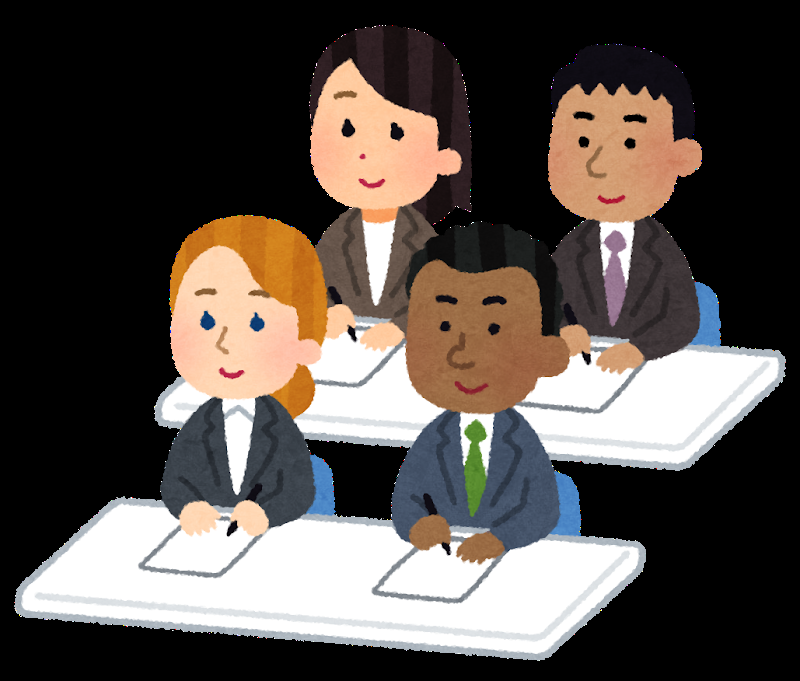
%> input picture image/illust.png, 800 x 681 px
$ octave kadai2.m   (GNU Octave 9; MATLAB toolbox functions it lacks are replaced by stand-ins)
%> lines starting %> are read from the running program, lines starting %| are printed output that depends on the picture; in (x1, y1, x2, y2) boxes, pixels count from 0 and x2, y2 are one past the last pixel; in counts of white or black regions, pixels touching at a corner belong together; the program's own positions count from 1
% 課題２　階調数と疑似輪郭
% ２階調，４階調，８階調の画像を生成せよ．
% 下記はサンプルプログラムである．
% 課題作成にあたっては「Lenna」以外の画像を用いよ．

clear; % 変数のオールクリア

ORG=imread('illust.png'); % 原画像の入力
%> ORG is the input picture: size 681x800x3 uint8; mean R, G, B 86.9, 79, 73.9
ORG = rgb2gray(ORG); colormap(gray); colorbar;
%> after `ORG = rgb2gray(ORG)`:
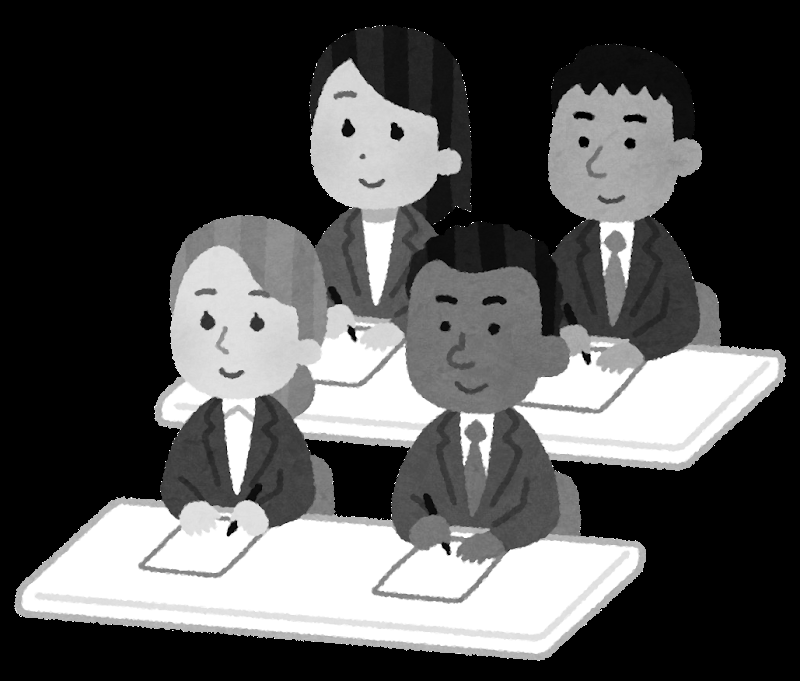
%> ORG: size 681x800 uint8; min 0, max 255, mean 80.8
imagesc(ORG); axis image; % 画像の表示
pause; % 一時停止

% ２階調画像の生成
IMG = ORG>128;
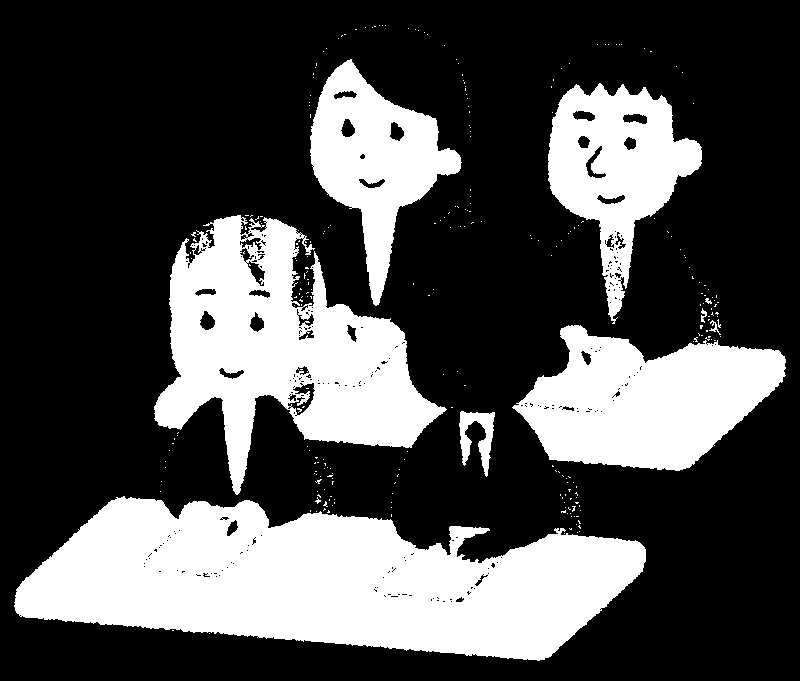
%> IMG: size 681x800 logical; 30.3% white; 273 white regions (264 under 20 px), largest, box (x1, y1, x2, y2) and area: (14, 496, 646, 661) 67002, (154, 215, 447, 495) 38504, (512, 325, 786, 471) 25218
imagesc(IMG); colormap(gray); colorbar;  axis image;
pause;

% ４階調画像の生成
IMG0 = ORG>64;
%> IMG0: size 681x800 logical; 40.9% white; 155 white regions (152 under 20 px), largest, box (x1, y1, x2, y2) and area: (14, 58, 786, 661) 204724, (548, 83, 702, 327) 18094, (257, 493, 265, 499) 23
IMG1 = ORG>128;
IMG2 = ORG>192;
%> IMG2: size 681x800 logical; 22.6% white; 251 white regions (238 under 20 px), largest, box (x1, y1, x2, y2) and area: (21, 501, 640, 654) 53834, (161, 246, 404, 423) 19879, (514, 349, 780, 464) 16536
IMG = IMG0 + IMG1 + IMG2;
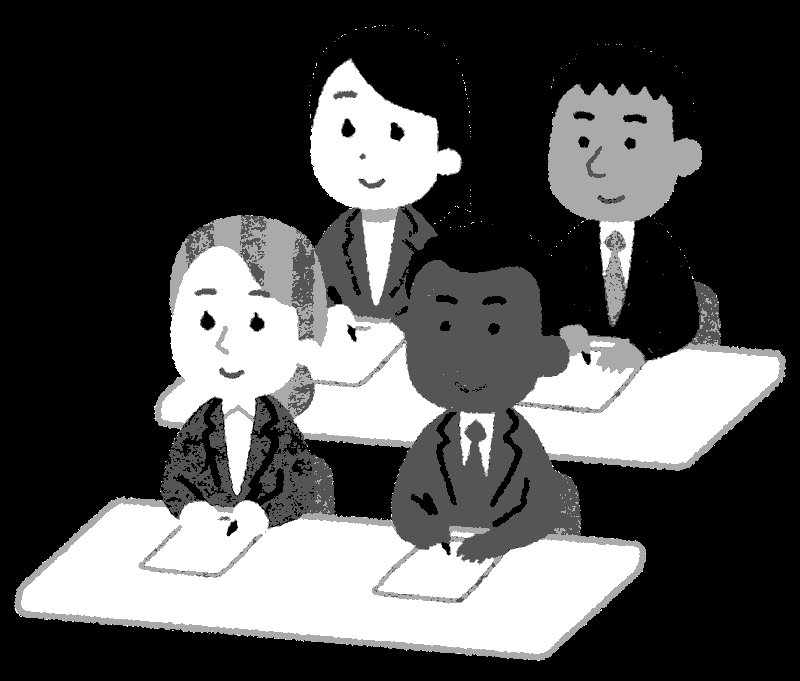
%> IMG: size 681x800 double; min 0, max 3, mean 0.939; drawn with min black and max white
imagesc(IMG); colormap(gray); colorbar;  axis image;
pause;

% ８階調については，各自検討してください．
% ８階調画像の生成
IMG0 = ORG>32;
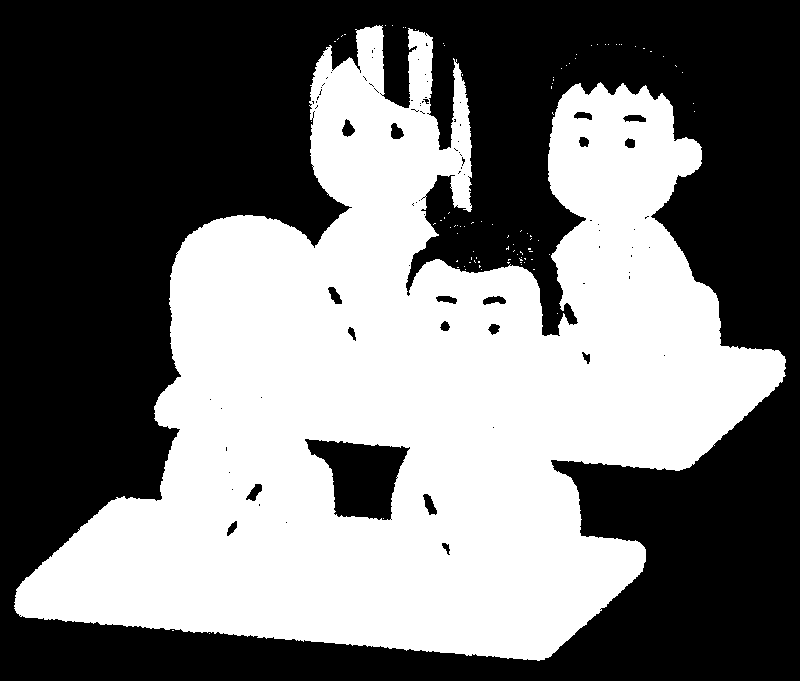
%> IMG0: size 681x800 logical; 45.9% white; 92 white regions (91 under 20 px), largest, box (x1, y1, x2, y2) and area: (14, 25, 786, 661) 249734
IMG1 = ORG>64;
IMG2 = ORG>96;
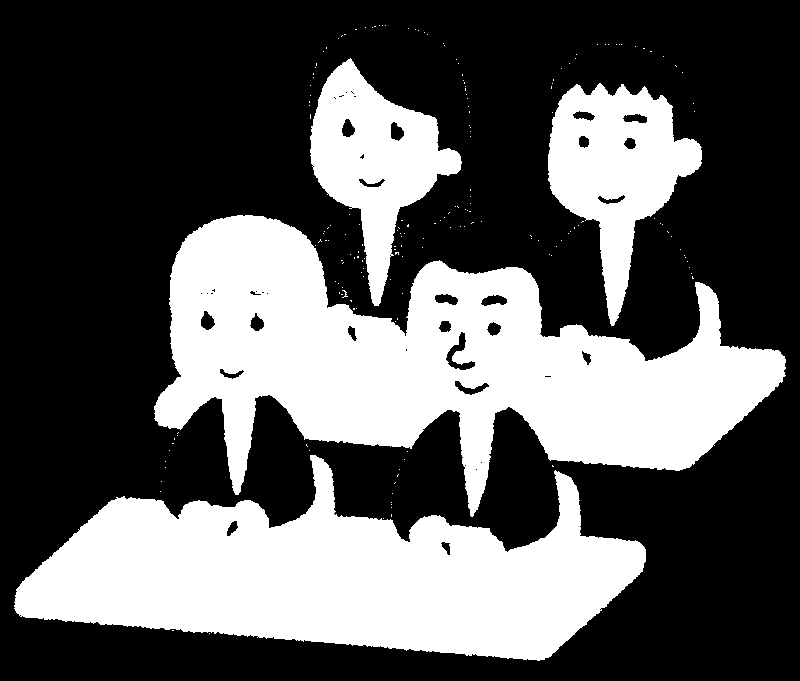
%> IMG2: size 681x800 logical; 35.8% white; 185 white regions (181 under 20 px), largest, box (x1, y1, x2, y2) and area: (154, 215, 786, 517) 88900, (14, 455, 646, 661) 71784, (548, 83, 702, 326) 17754, (310, 58, 462, 306) 16084
IMG3 = ORG>128;
IMG4 = ORG>160;
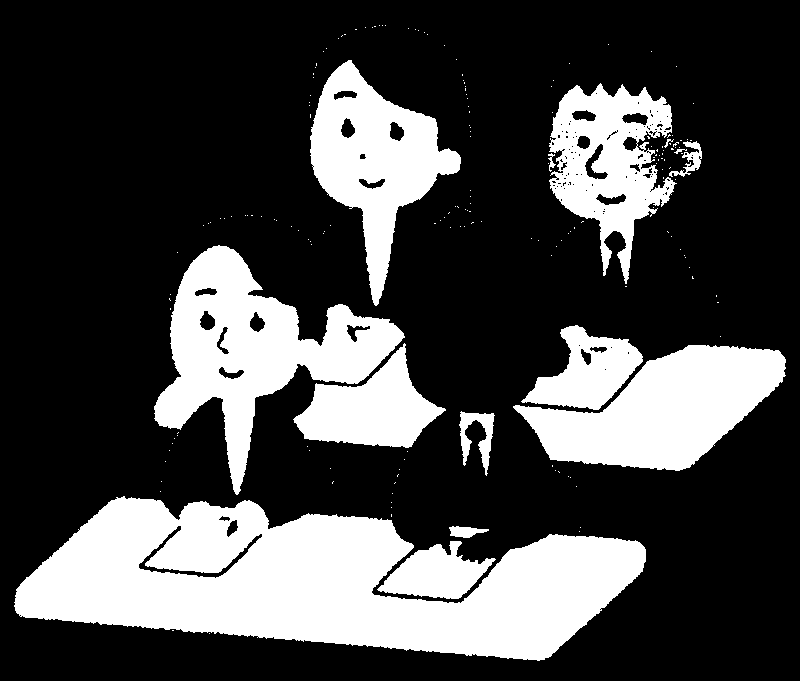
%> IMG4: size 681x800 logical; 27.6% white; 184 white regions (170 under 20 px), largest, box (x1, y1, x2, y2) and area: (14, 496, 646, 661) 61172, (154, 245, 405, 495) 22727, (513, 345, 786, 471) 19106
IMG5 = ORG>192;
IMG6 = ORG>228;
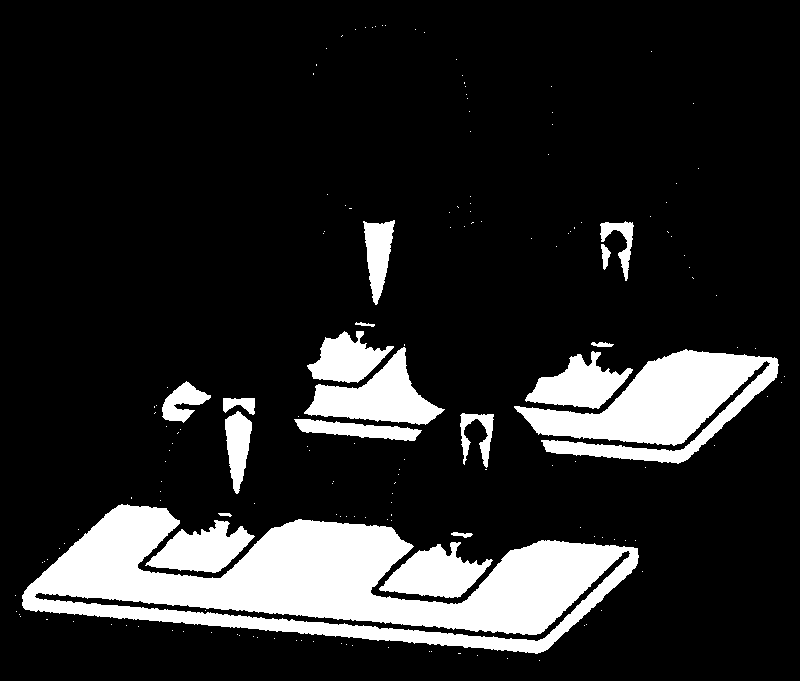
%> IMG6: size 681x800 logical; 15.5% white; 168 white regions (149 under 20 px), largest, box (x1, y1, x2, y2) and area: (22, 504, 639, 654) 44286, (514, 349, 779, 464) 14750, (304, 347, 445, 425) 4874
IMG = IMG0 + IMG1 + IMG2 + IMG3 + IMG4 + IMG5 + IMG6;
imagesc(IMG); colormap(gray); colorbar;  axis image;

$ run again, with image/image10_1.PNG copied over image/illust.png
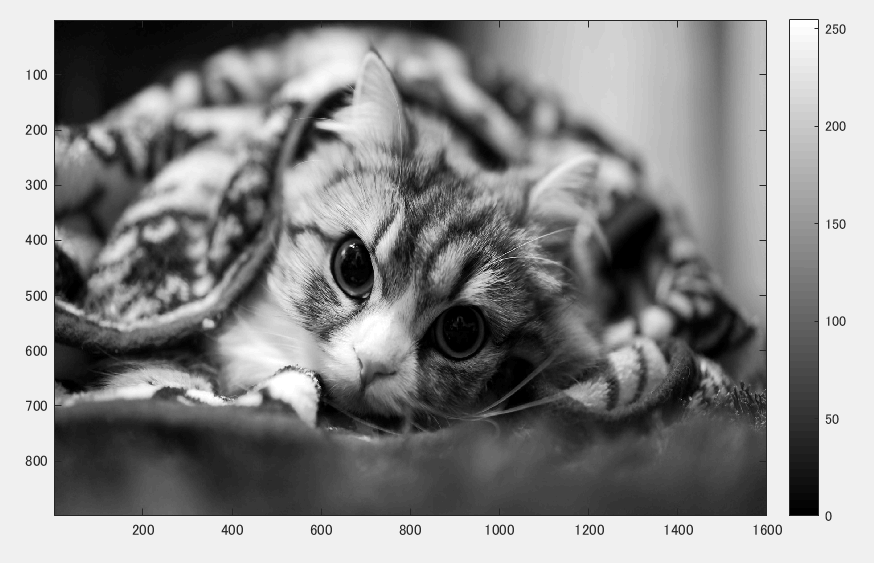
%> input picture image/image10_1.PNG, 874 x 563 px
%> ORG is the input picture: size 563x874x3 uint8; min 0, max 255, mean 140.3
%> ORG: size 563x874 uint8
%> `IMG = ORG>128;`:
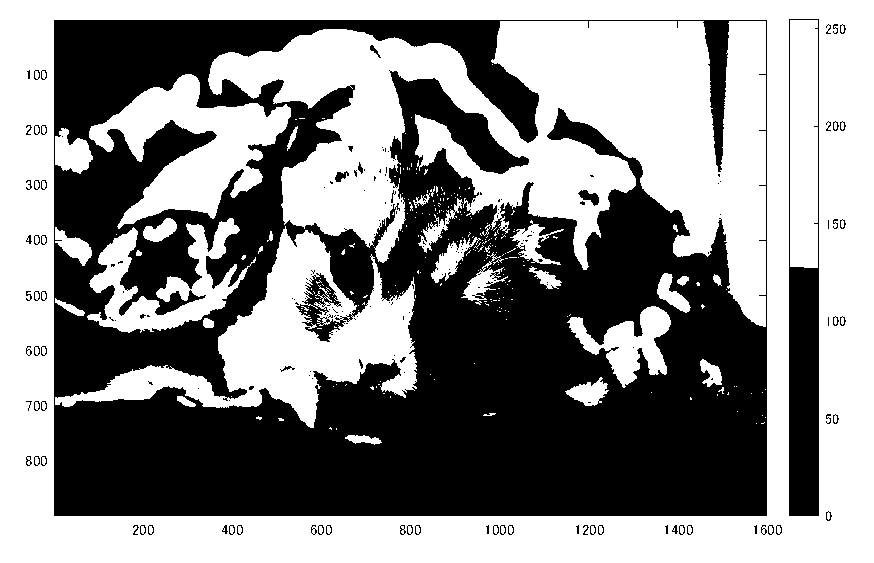
%> IMG: size 563x874 logical; 53.5% white; 198 black regions (130 under 20 px), largest, box (x1, y1, x2, y2) and area: (54, 20, 767, 516) 218171, (789, 19, 819, 516) 7991, (578, 190, 599, 206) 174
%> IMG4: size 563x874 logical; 45.2% white; 329 white regions (237 under 20 px), largest, box (x1, y1, x2, y2) and area: (0, 0, 874, 563) 120586, (517, 21, 699, 222) 20706, (214, 31, 487, 246) 20005
%> IMG6: size 563x874 logical; 26.3% white; 146 white regions (130 under 20 px), largest, box (x1, y1, x2, y2) and area: (0, 0, 874, 563) 119770, (329, 310, 392, 364) 1652, (292, 45, 358, 96) 1558
%> `IMG = IMG0 + IMG1 + IMG2 + IMG3 + IMG4 + IMG5 + IMG6;`:
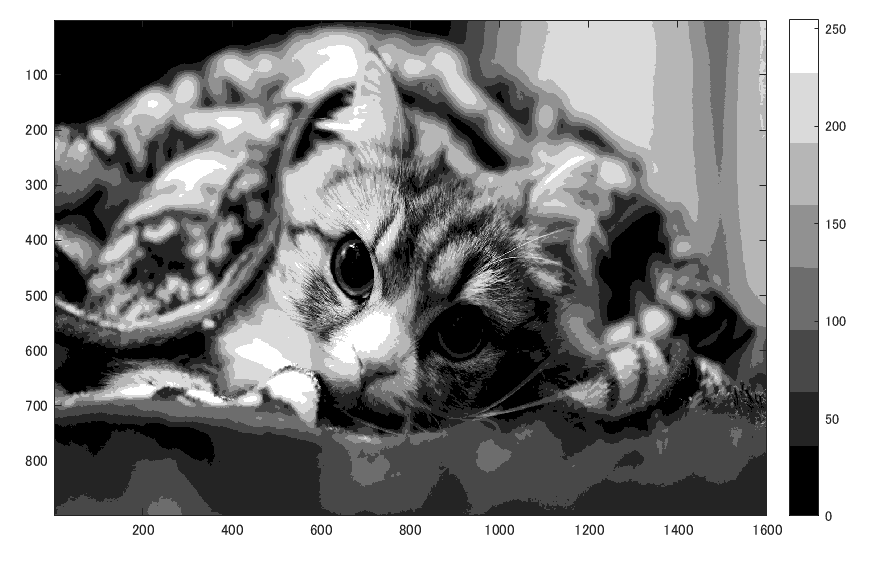
%> IMG: size 563x874 double; min 0, max 7, mean 3.88; drawn with min black and max white

$ run again, with image/image10_2.PNG copied over image/illust.png
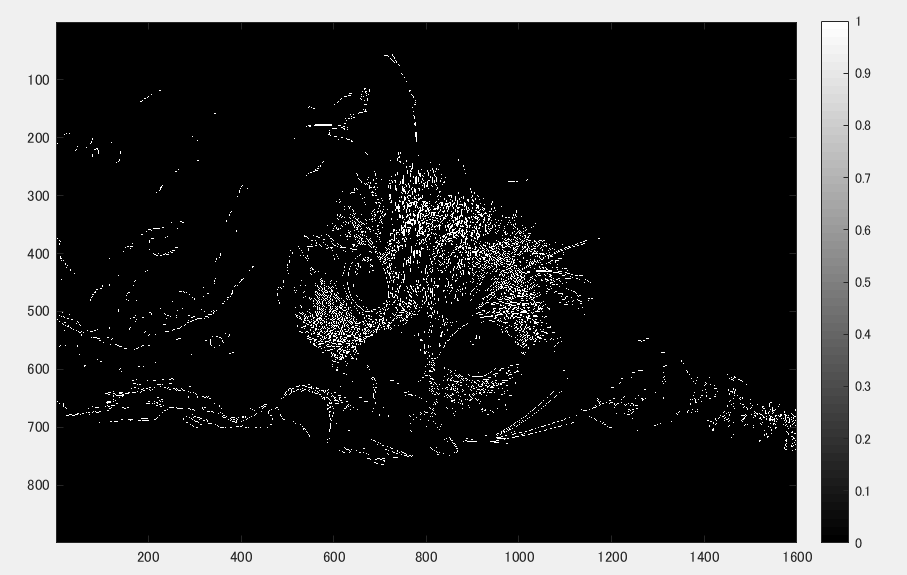
%> input picture image/image10_2.PNG, 907 x 575 px
%> ORG is the input picture: size 575x907x3 uint8; min 0, max 255, mean 62.9
%> ORG: size 575x907 uint8
%> `IMG = ORG>128;`:
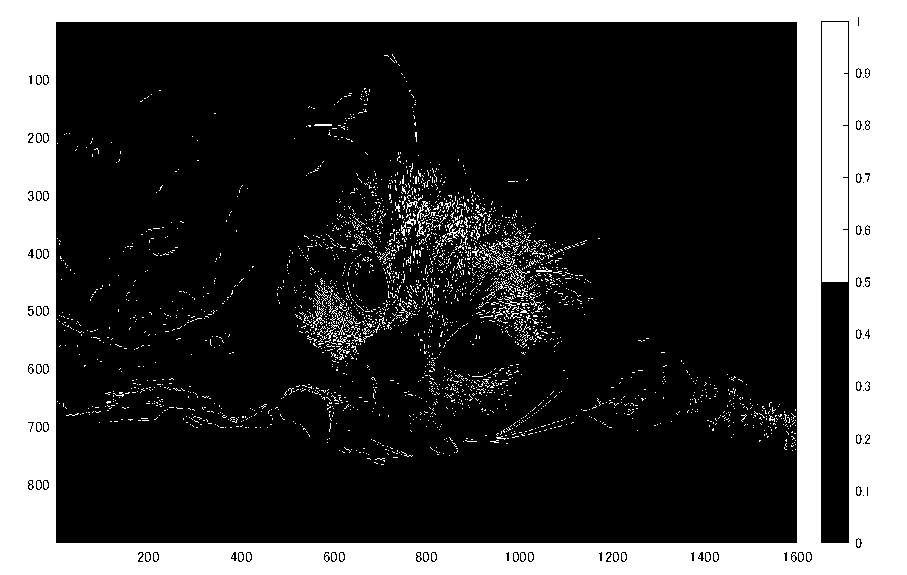
%> IMG: size 575x907 logical; 25.9% white; 2681 white regions (2638 under 20 px), largest, box (x1, y1, x2, y2) and area: (0, 0, 907, 575) 119081, (822, 22, 848, 282) 6741, (406, 200, 431, 237) 185
%> IMG4: size 575x907 logical; 25.5% white; 2733 white regions (2647 under 20 px), largest, box (x1, y1, x2, y2) and area: (0, 0, 907, 575) 117733, (822, 22, 848, 217) 5055, (406, 200, 431, 237) 185
%> `IMG6 = ORG>228;`:
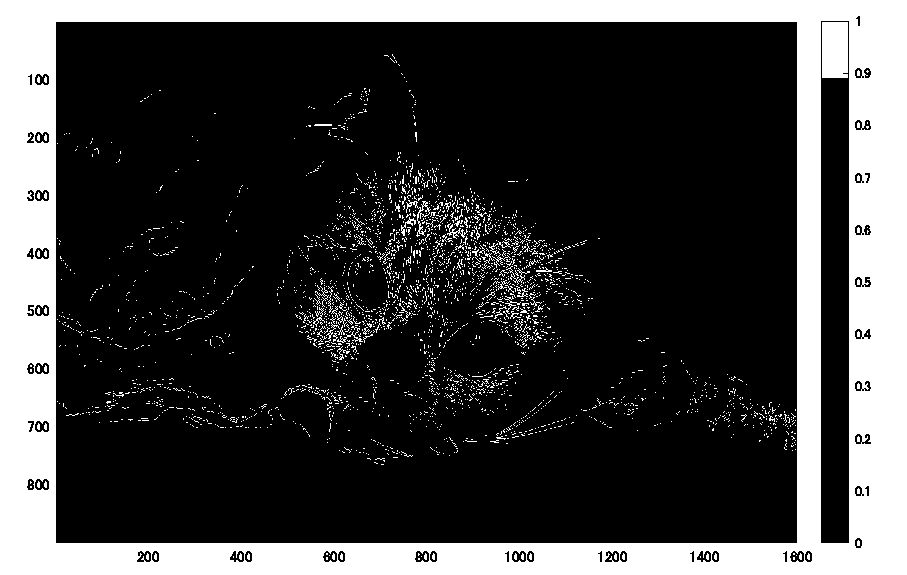
%> IMG6: size 575x907 logical; 24.6% white; 2746 white regions (2703 under 20 px), largest, box (x1, y1, x2, y2) and area: (0, 0, 907, 575) 116826, (822, 22, 848, 78) 1451, (406, 200, 431, 237) 185
